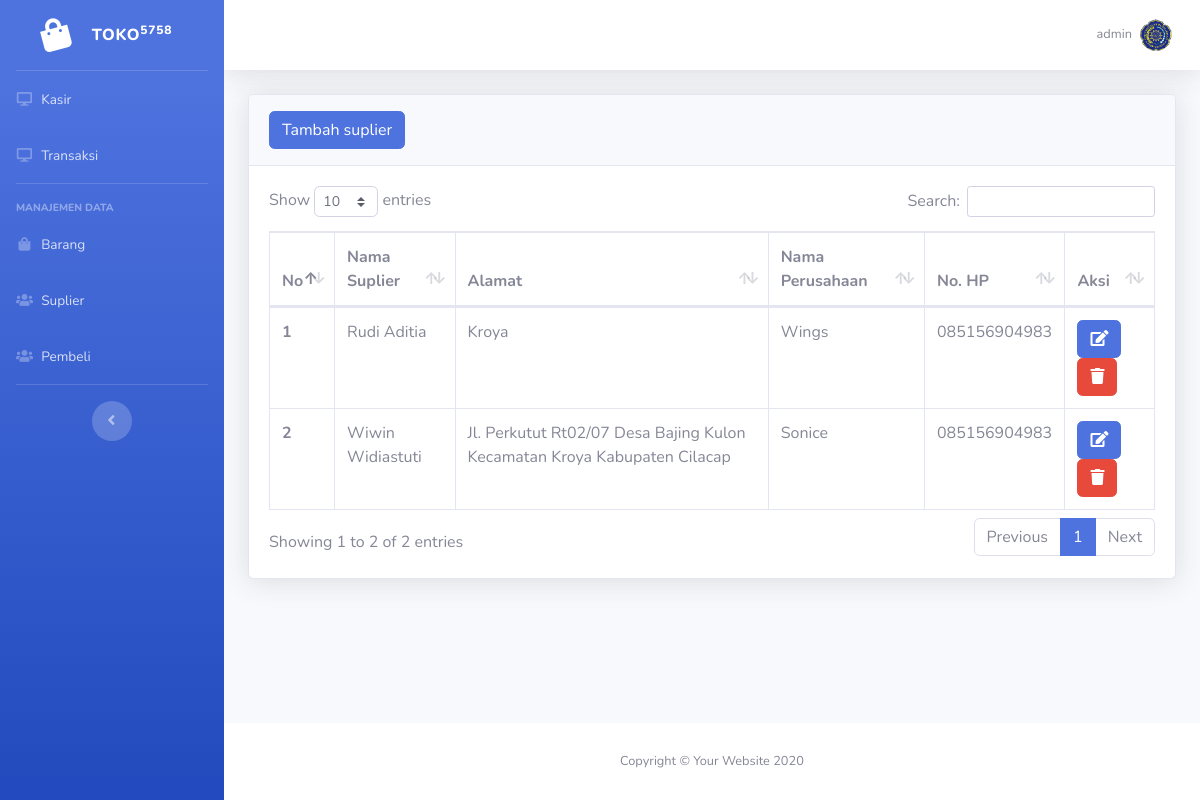
The page /page/data_suplier.php (signed in) on the database its author committed.
### tables this page shows
CREATE TABLE `suplier` (
  `id_suplier` int(11) NOT NULL,
  `nama_suplier` varchar(50) DEFAULT NULL,
  `no_hp` char(13) DEFAULT NULL,
  `alamat` varchar(200) DEFAULT NULL,
  `nama_perusahaan` varchar(100) NOT NULL
);

### page/data_suplier.php (the view, shortened to what this page needs)
<?php
include "../partials/head.php";
include "../partials/sidebar.php";
include "../partials/navbar.php";
?>
<div class="container-fluid">
    <div class="card shadow mb-4">
        <div class="card-header py-3">
            <button type="button" class="btn btn-primary" data-toggle="modal" data-target="#exampleModal">
                Tambah suplier
            </button>
        </div>
        <div class="card-body">
            <div class="table-responsive">
                <table class="table table-bordered" id="dataTable" width="100%" cellspacing="0">
                    <thead>
                        <tr>
                            <th scope="col">No</th>
                            <th scope="col">Nama Suplier</th>
                            <th scope="col">Alamat</th>
                            <th scope="col">Nama Perusahaan</th>
                            <th scope="col">No. HP</th>
                            <th scope="col">Aksi</th>
                        </tr>
                    </thead>
                    <tbody>
                        <?php
                        $perintah = mysqli_query($koneksi, "select * from suplier");
                        $no = 1;
                        while ($baris = mysqli_fetch_array($perintah)) {
                        ?>
                            <tr>
                                <th scope='row'><?php echo $no++; ?></th>
                                <td><?php echo $baris['nama_suplier'] ?></td>
                                <td><?php echo $baris['alamat'] ?></td>
                                <td><?php echo $baris['nama_perusahaan'] ?></td>
                                <td><?php echo $baris['no_hp'] ?></td>
                                <td>
                                    <a class="btn btn-primary" href='edit_suplier.php?id=<?php echo $baris['id_suplier'] ?>'><i class='fas fa-edit'></i></a>
                                    <a class="btn btn-danger" href='../config/hapus_suplier.php?id=<?php echo $baris['id_suplier'] ?>' onclick="javascript:return confirm('Hapus Data suplier ?');">
                                        <i class="fas fa-trash"></i></a>
                                </td>
                            </tr>
                        <?php } ?>
                    </tbody>
                </table>
            </div>
        </div>
    </div>
</div>
<?php
include "../partials/footer.php";
?>

### rows shown on the page
suplier: nama_suplier "Rudi Aditia", alamat "Kroya", nama_perusahaan "Wings", no_hp "085156904983"
suplier: nama_suplier "Wiwin Widiastuti", alamat "Jl. Perkutut Rt02/07 Desa Bajing Kulon Kecamatan Kroya Kabupaten Cilacap", nama_perusahaan "Sonice", no_hp "085156904983"

### other values the page prints
$_SESSION['username'] "admin"
